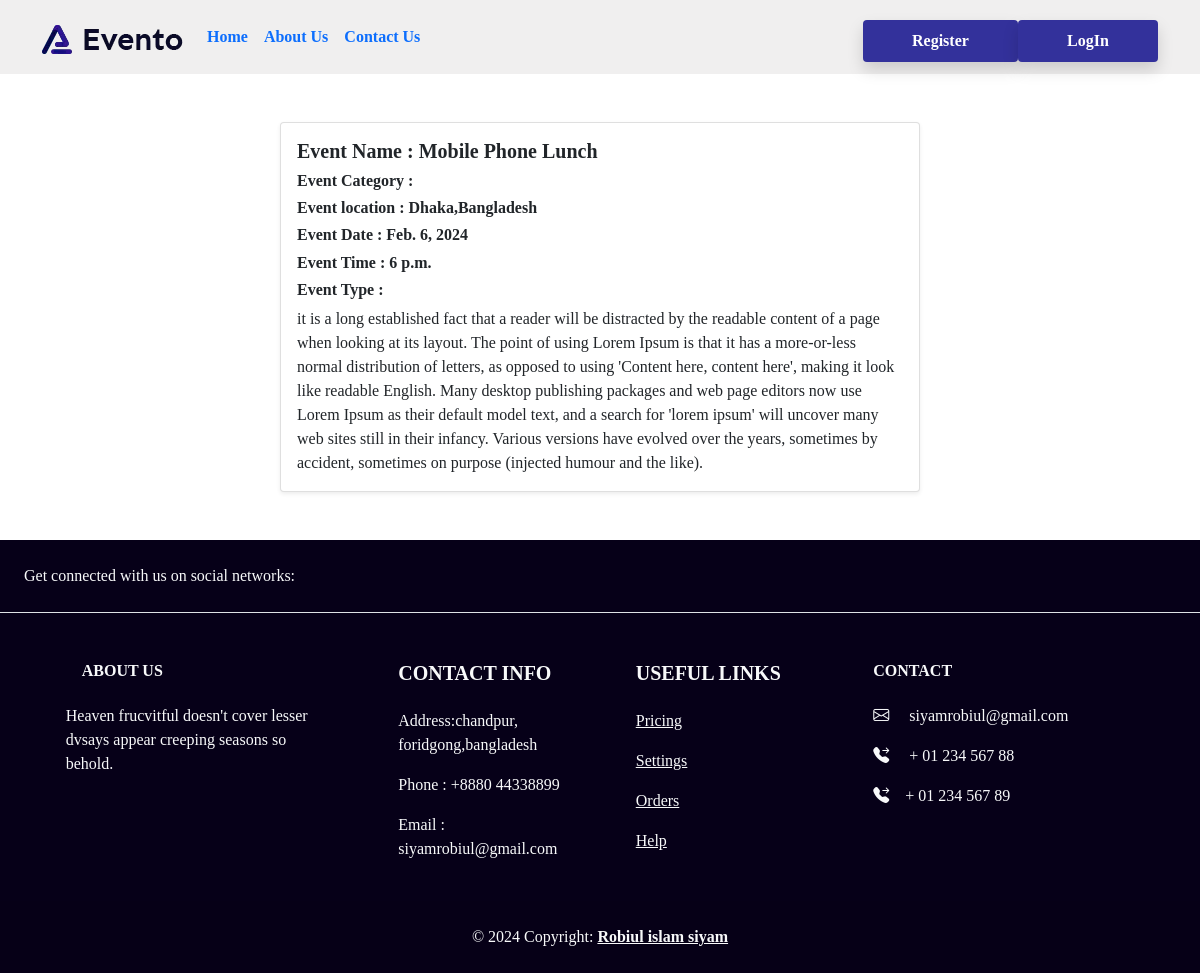
/details/16/, run on an earlier commit of the app's database.
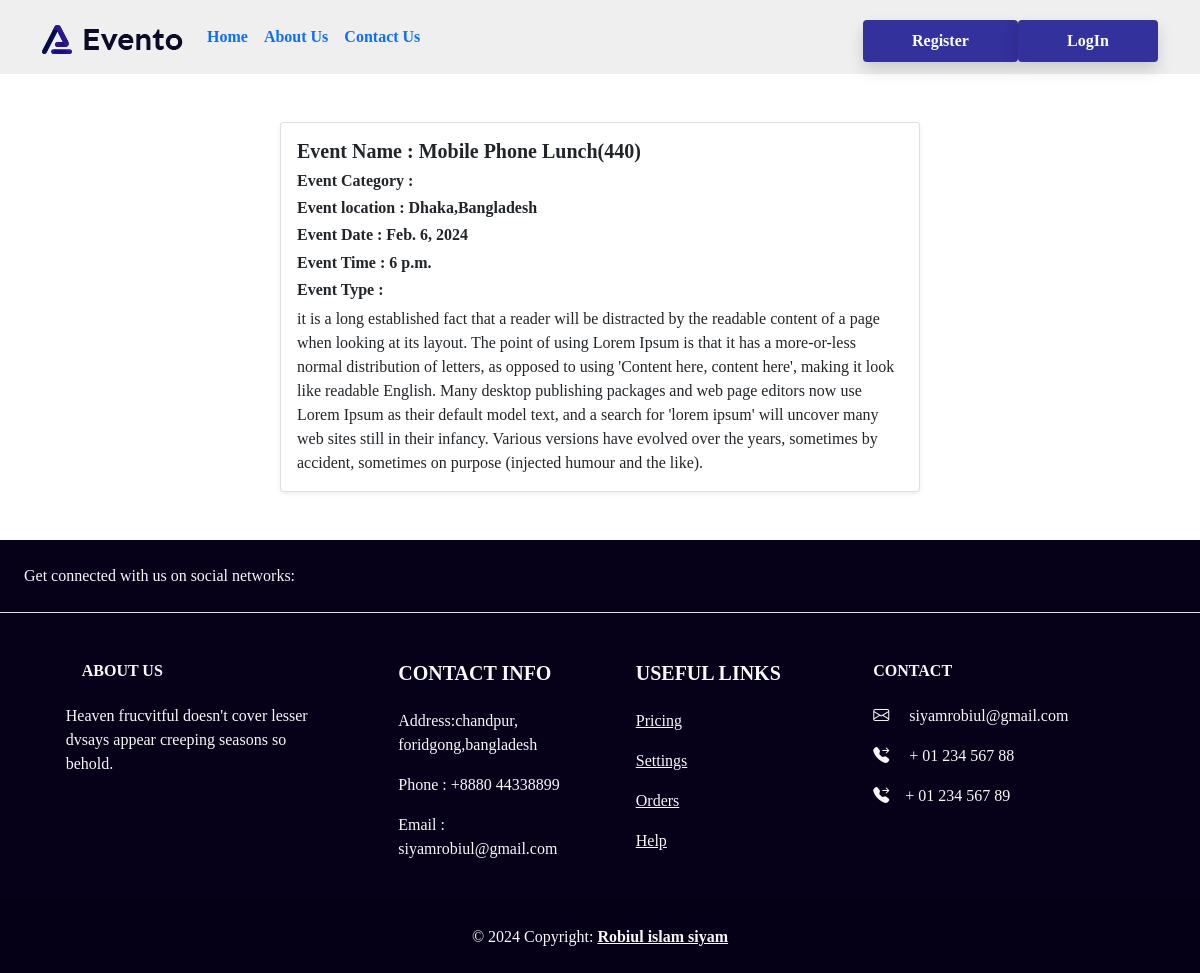
And on a later commit of the database.
### Event_creation/models.py (models this page shows, shortened)
class Event_creation_model(models.Model):
    event_category = models.ForeignKey(
        Event_category, blank=True, null=True, on_delete=models.CASCADE, default=None
    )
    user = models.ForeignKey(User, blank=True,on_delete=models.CASCADE,null=True)
    count = models.IntegerField(default=0)
    event_name = models.CharField(max_length=250)
    date = models.DateField()
    time = models.TimeField()
    location = models.CharField(max_length=50)
    description = models.TextField()
    event_type = models.CharField(
        max_length=50, choices=EVENT_TYPE_CHOICES, default="Pablic"
    )

### core/views.py (the view)
# urls.py: path('details/<int:pk>/' , views.UserDetailsView.as_view(),name='details'),
class UserDetailsView(DetailView):
    pk_url_kwarg = "pk"
    template_name = "details.html"
    model = Event_creation_model

### core/templates/details.html (shortened to what this page needs)
{% extends 'base.html'%}
{% block content %}
<div class="container mt-5 mb-5 d-flex gap-1 justify-content-center aling-items-center flex-wrap">
    <div class="card shadow-sm" style="width: 40rem">
        <div class="card-body">
          <h5 class="card-title fw-bold">Event Name : {{object.event_name}}</h5>
          <h6 class="card-title  fw-bold">Event Category  : <span class="text-primary">{{i.event_category}}</h6>
          <h6 class="card-title fw-bold">Event location  : {{object.location}}</h6>
          <h6 class="card-title fw-bold">Event Date  : {{object.date}}</h6>
          <h6 class="card-title fw-bold">Event Time  : {{object.time}}</h6>
          <h6 class="card-title fw-bold">Event Type  : </h6>
          <p class="card-text">{{object.description}}</p>
        </div>
    </div>
  </div>
{% endblock %}

What changed in the data, as far as the page shows it:
changed Event_creation_model "Dhaka,Bangladesh": event_name "Mobile Phone Lunch" → "Mobile Phone Lunch(440)"
